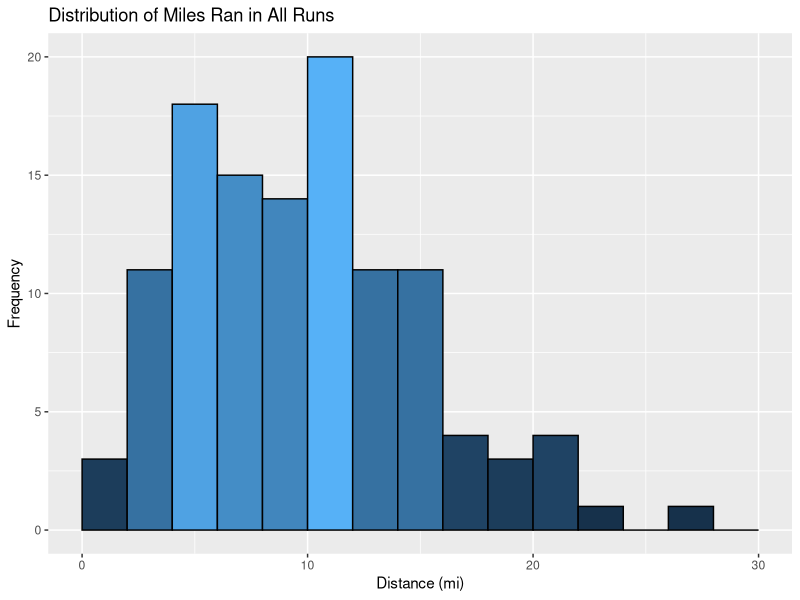
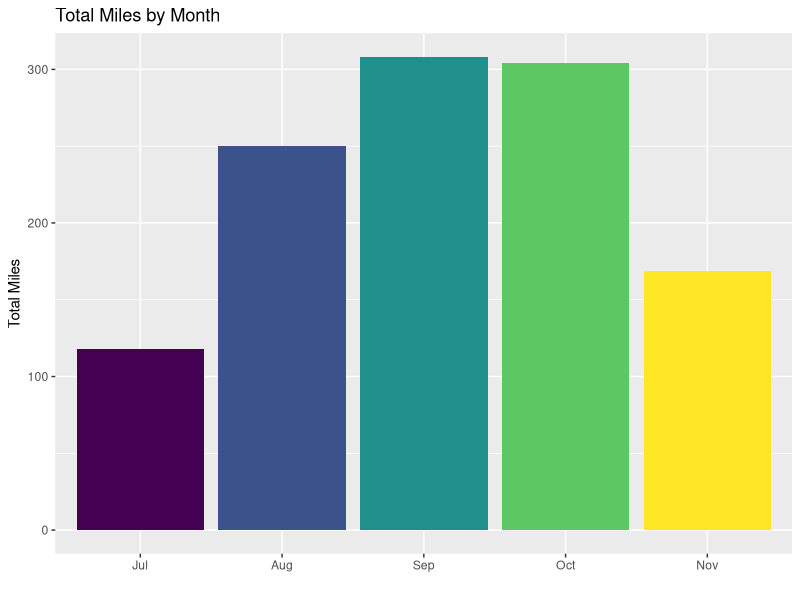
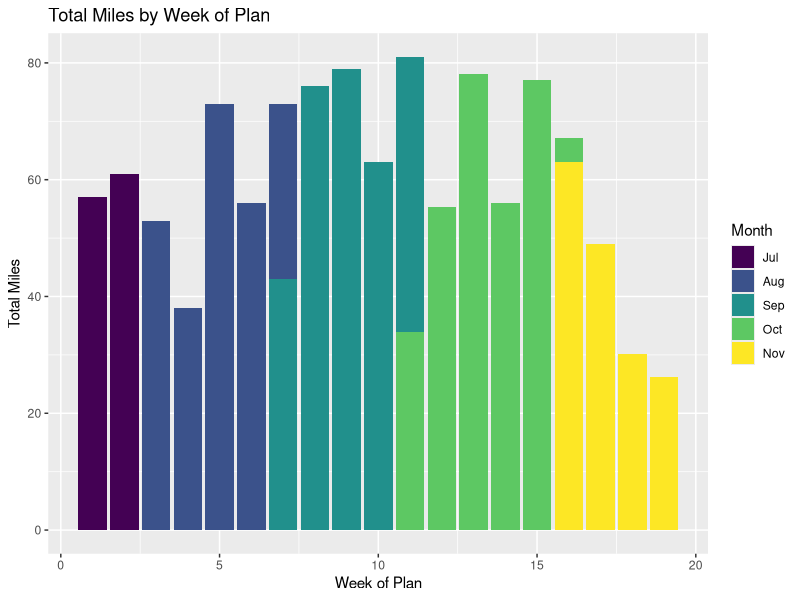
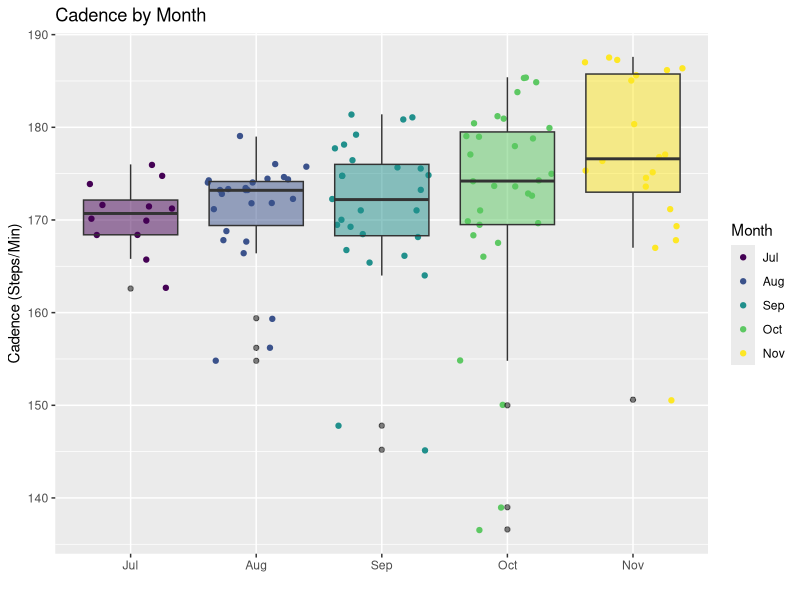
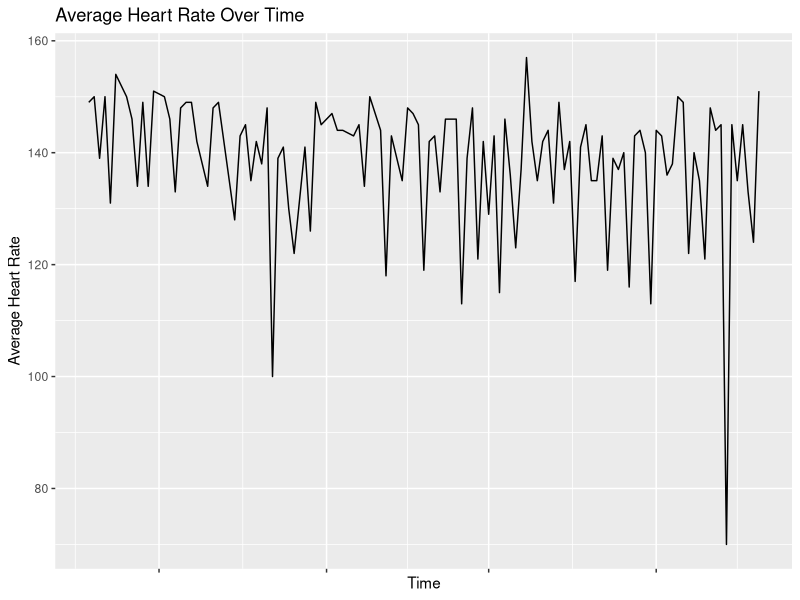
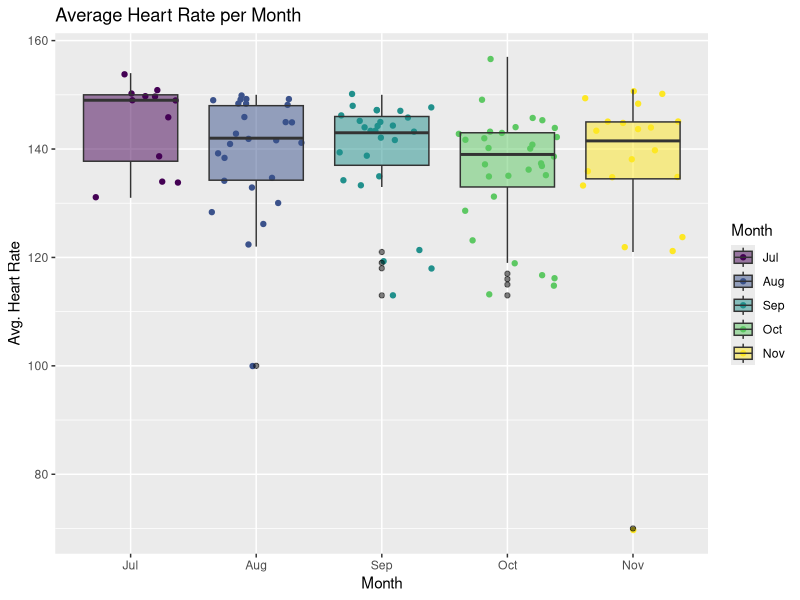
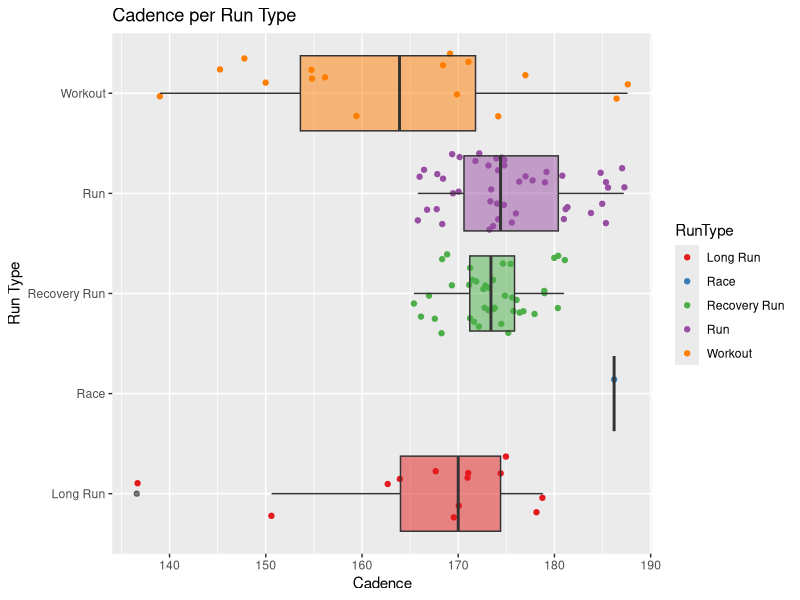
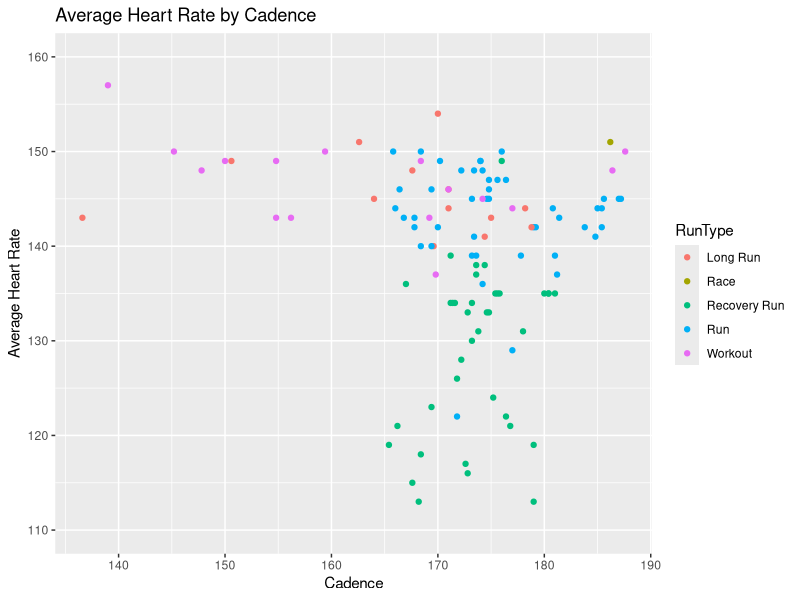

Here is the R script that generated these plots, in order:
## ---- chunk 1
runs <- read.csv("cleanedMarathonTrainingData.csv")
## ---- chunk 2
str(runs)
## ---- chunk 3
runs$X <- NULL
head(runs,2)
## ---- chunk 4
library(lubridate)
## ---- chunk 5

runs$Time <- as.POSIXct(runs$Time)#, format = '%H:%M:%S')
runs$Avg.Pace <- as.POSIXct(runs$Avg.Pace)#, format = '%H:%M:%S')
runs$Date <- as.POSIXct(runs$Date)
runs$StartTime <- hour(strptime(runs$StartTime, format = '%H:%M'))

str(runs)
## ---- chunk 6
runs$Month <- factor(runs$Month, ordered = TRUE, levels = c("Jul","Aug","Sep","Oct","Nov"))
## ---- chunk 7
library(ggplot2)
library(RColorBrewer)

#distance histogram
ggplot(data = runs, aes(x = Distance)) + 
  geom_histogram(binwidth = 2, aes(fill = ..count..), colour = "black", boundary = 2) +
  scale_x_continuous(limits=c(0, 30)) +
  xlab("Distance (mi)") + 
  ylab("Frequency") + 
  ggtitle("Distribution of Miles Ran in All Runs") + 
  guides(fill=FALSE) 

## ---- chunk 8
summary(runs$Distance)
## ---- chunk 9
#miles by month bars
ggplot(data = runs, aes(x = Month, y = Distance, fill = Month)) + 
  geom_bar(stat="identity") +
  xlab("") + 
  ylab("Total Miles") + 
  guides(fill=FALSE) +
  ggtitle("Total Miles by Month")
## ---- chunk 10
ggplot(data = runs, aes(x = weekNumber, y = Distance, fill = Month)) + 
  geom_bar(stat="identity") +
  xlab("Week of Plan") + 
  ylab("Total Miles") + 
  #guides(fill=FALSE) +
  ggtitle("Total Miles by Week of Plan")
## ---- chunk 11
runs[runs$weekNumber == 11,c('Name','weekNumber','Date','DOW','Distance')]
## ---- chunk 12
#avg. cadence grouped by month
ggplot(data = runs, aes(Month, Cad)) + 
  geom_jitter(aes(colour = Month)) +
  geom_boxplot(aes(fill = Month), 
               outlier.colour = "black", alpha = 0.5) + #geom_jitter()
  xlab("") + 
  ylab("Cadence (Steps/Min)") + 
  guides(fill=FALSE) +
  ggtitle("Cadence by Month") 
## ---- chunk 13
ggplot(data = runs, aes(x = Date, y = Avg.HR)) + 
  geom_line(aes(group=1)) +
  theme(axis.text.x = element_blank()) +
  xlab("Time") + 
  ylab("Average Heart Rate") + 
  ggtitle("Average Heart Rate Over Time")
## ---- chunk 14
#avg. HR grouped by month

ggplot(data = runs, aes(Month, Avg.HR)) + 
  geom_jitter(aes(colour = Month)) +
  geom_boxplot(aes(fill = Month), 
               outlier.colour = "black", alpha = 0.5) + #geom_jitter()
  xlab("Month") + 
  ylab("Avg. Heart Rate") + 
  ggtitle("Average Heart Rate per Month") 
## ---- chunk 15
#avg. cadence grouped by month
ggplot(data = runs, aes(RunType, Cad)) + 
  geom_jitter(aes(colour = RunType)) +
  geom_boxplot(aes(fill = RunType), 
               outlier.colour = "black", alpha = 0.5) +
  scale_colour_brewer(palette = "Set1") +
  scale_fill_brewer(palette = "Set1") +
  xlab("Run Type") + 
  ylab("Cadence") + 
  guides(fill=FALSE) +
  coord_flip() + 
  ggtitle("Cadence per Run Type") 

## ---- chunk 16
ggplot(data = runs, aes(x=Cad, y=Avg.HR)) + 
  geom_point(aes(colour = RunType), na.rm = TRUE) +
  xlab("Cadence") + 
  ylab("Average Heart Rate") + 
  scale_y_continuous(limits = c(110, 160)) +
  ggtitle("Average Heart Rate by Cadence")
## ---- chunk 17
#avg. cadence grouped by month
ggplot(data = runs, aes(RunType, Avg.HR)) + 
  geom_jitter(aes(colour = RunType)) +
  geom_boxplot(aes(fill = RunType), 
               outlier.colour = "black", alpha = 0.5) +
  xlab("Run Type") + 
  ylab("Avg Heart Rate") + 
  guides(fill=FALSE) +
  ggtitle("Average Heart Rate per Run Type") 
## ---- chunk 18
runs[which.max(runs$Avg.HR),]
## ---- chunk 19
pl <- ggplot(data = runs, aes(x = Date, y = Avg.Pace, colour = RunType)) + 
  geom_point() +
  geom_smooth(fill = NA) +  
  theme(axis.text.x = element_blank()) +
  theme(axis.text.y = element_blank()) +
  xlab("Date") + 
  ylab("Average Pace (mile/minute)") + 
  ggtitle("Average Pace Over Time") + 
  labs(caption="")
print(pl)
## ---- chunk 20
ggplot(data = runs, aes(x = Date, y = Avg.Pace, colour = RunType)) + 
  geom_point() +
  geom_smooth(fill = NA) +  
  theme(axis.text.x = element_blank()) +
  theme(axis.text.y = element_blank()) +
  xlab("Date") + 
  ylab("Average Pace (mile/minute)") + 
  ggtitle("Average Pace Over Time") + 
  labs(caption="") + 
  facet_grid(RunType~.)
## ---- chunk 21
table(runs$RunType)

#apply(runs$Cadence, runs$RunType, function(x) (Cad*(hour(runs$Time)*60)+(minute(runs$Time))+(second(runs$Time)/60)))

ggplot(data = runs, aes(RunType, (Cad*((hour(runs$Time)*60)+(minute(runs$Time))+(second(runs$Time)/60))))) + 
  geom_bar(aes(fill = RunType), stat = "identity") +
  xlab("Run Type") + 
  ylab("Steps") + 
  guides(fill=FALSE) +
  ggtitle("Total Steps Taken by Run Type") 
## ---- chunk 22
ggplot(data = runs, aes(x=Elevation.Gain, y=Avg.HR)) + 
  geom_point(aes(colour = RunType), na.rm = TRUE) +
  geom_smooth(fill = NA, na.rm = TRUE) +
  xlab("Elevation Gain (ft.)") + 
  ylab("Average Heart Rate (BPM)") +
  scale_y_continuous(limits = c(110, 160)) +
  ggtitle("Average Heart Rate by Elevation Gain")
## ---- chunk 23
ggplot(data = runs, aes(x=RunType, y=Max.HR)) + 
  geom_jitter(aes(colour = RunType)) +
  geom_boxplot(aes(fill = RunType), outlier.colour = "black", alpha = 0.5) +
  xlab("Run Type") + 
  ylab("Max Heart Rate (BPM)") + 
  ggtitle("Max Heart Rate by Run Type")
